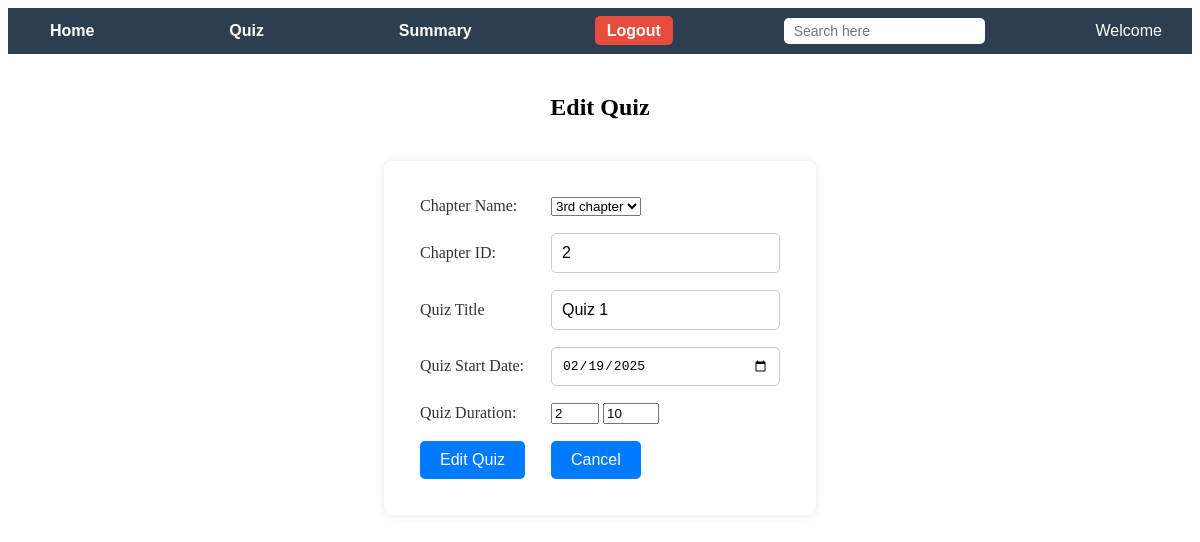
/admindb/quiz_dashboard/edit_quiz/1 (signed in), run on the app's committed database.
### models.py (models this page shows)
class Quiz(data.Model):
    __tablename__='quizzes'
    quiz_id=data.Column(data.Integer,primary_key=True)
    quiz_title=data.Column(data.String(200),nullable=False)
    chap_id=data.Column(data.Integer,data.ForeignKey('chap.chap_id'),nullable=False)
    quiz_date=data.Column(data.Date,nullable=False)
    quiz_time=data.Column(data.Integer,nullable=False)
    quiz_score=data.relationship('Scores',backref='Quiz',lazy=True)
    quiz_ques=data.relationship('Questions',backref='Quiz',lazy=True)

class Chapter(data.Model):
    __tablename__='chap'
    chap_id=data.Column(data.Integer,primary_key=True)
    chap_title=data.Column(data.String(200),nullable=False,unique=True)
    chap_description=data.Column(data.Text,nullable=False)
    chap_quiz=data.relationship('Quiz',backref='Chapter',lazy=True)
    sub_id=data.Column(data.Integer,data.ForeignKey('sub.sub_id'),nullable=False)

### app.py (the view, shortened to what this page needs)
@application.route('/admindb/quiz_dashboard/edit_quiz/<int:quiz_id>',methods=['GET','POST'])
def edit_quiz(quiz_id):
    if 'admin' not in session:
        flash('Please Login to create a chapter')
        return redirect("url_for('Admin_Login')")
    quiz=Quiz.query.get_or_404(quiz_id)
    chapters=Chapter.query.all()
    return render_template('quiz_creation.html',action="Edit",chapters=chapters,quiz_title=quiz.quiz_title,quiz=quiz)

### templates/quiz_creation.html (shortened to what this page needs)
{% extends 'index.html' %}
{% block navbar %}
{% include "admin-navbar.html" %}
{% endblock %}
{% block content %}
<center>
    <h2>{{ action }} Quiz </h2>
    <form method="POST">
        <div>
            <table>
                <tr>
                    <td><label for="quiz_chap_name">Chapter Name:</label></td>
                    <td><select name="quiz_chap_name" id="quiz_chap_name">
                            {% for chapter in chapters %}
                            <option value="{{ chapter.chap_id }}"
                            {% if quiz and quiz.chap_id==chapter.chap_id %}selected{% endif %} data-id="{{ chapter.chap_id }}">
                            {{ chapter.chap_title }}
                            </option>
                            {% endfor %}
                        </select>
                    </td>
                </tr>
                <tr>
                    <td><label for="quiz_chap_id">Chapter ID:</label></td>
                    <td><input type="text" name="quiz_chap_id" id="quiz_chap_id"
                            value="{{ quiz.chap_id if quiz else chapters[0].chap_id  }}" readonly>
                    </td>
                </tr>
                <tr>
                    <td><label for="quiz_title">Quiz Title</label></td>
                    <td><input type="text" name="quiz_title" id="quiz_title"
                            value="{{ quiz.quiz_title if quiz else quiz_title }}" readonly></td>
                </tr>
                <tr>
                    <td><label for="quiz_date">Quiz Start Date:</label></td>
                    <td><input type="date" name="quiz_date" id="quiz_date" value="{{ quiz.quiz_date if quiz else '' }}">
                    </td>
                </tr>
                <tr>
                    <td><label for="quiz_duration_hours">Quiz Duration:</label></td>
                    <td><input type="number" name="quiz_duration_hours" id="quiz_duration_hours" min="0" max="3"
                           value="{{ quiz.quiz_time//60 if quiz else '' }}" placeholder="Hours" required>
                        <input type="number" name="quiz_duration_minute" id="quiz_duration_minute" min="0" max="59"
                        value="{{ quiz.quiz_time%60 if quiz else '' }}" placeholder="Minutes" required>
                    </td>
                </tr>
                <tr>
                    <td><input type="submit" value="{{ action }} Quiz"></td>
                    <td><a href="{{ url_for('quiz_dashboard') }}"><button type="button">Cancel</button></a></td>
                </tr>
            </table>
    </form>
</center>
{% endblock %}

### static/style.css (style rules this page uses)
#index-page center { display: flex; flex-direction: column; align-items: center; justify-content: center; height: auto; padding: 20px; }
#index-page table { width: 100%; max-width: 500px; margin: 20px auto; border-spacing: 15px; background-color: #fff; padding: 20px; border-radius: 8px; box-shadow: 0 0 10px rgba(0, 0, 0, 0.1); }
#index-page input[type="text"], #index-page input[type="email"], #index-page input[type="password"], #index-page input[type="date"], #index-page button[type="submit"] { width: 100%; padding: 10px; border: 1px solid #ccc; border-radius: 5px; font-size: 1em; box-sizing: border-box; }
#index-page input[type="submit"], #index-page input[type="button"], #index-page button[type="button"], #index-page input[type="reset"], #index-page button[type="submit"], #index-page button[type="button"] { width: auto; padding: 10px 20px; background-color: #007BFF; color: white; font-size: 1em; border: none; border-radius: 5px; cursor: pointer; transition: background-color 0.3s; }
#index-page label { margin-right: 10px; font-size: 1em; color: #333; }

### data on the page
Quiz: quiz_chap_name "3rd chapter", quiz_chap_id "2", quiz_title "Quiz 1", quiz_date "02/19/2025", quiz_duration_hours "2", quiz_duration_minute "10"

### other printed values
{{ action }} "Edit"
